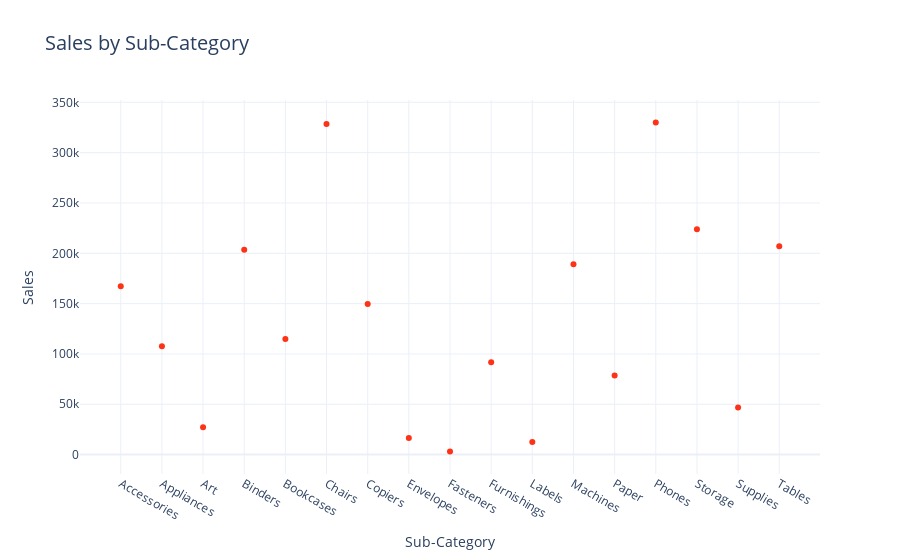

Notebook source saved alongside this figure:
### Code cell
#Via a Scatter Plot
fig = px.scatter(subcategory_sales, x="Sub-Category", y="Sales", title="Sales by Sub-Category", 
                 color_discrete_sequence=px.colors.qualitative.Light24)
fig.update_layout(xaxis_title="Sub-Category", yaxis_title="Sales", title_font=dict(size=20))
fig.show()

### Figure 1 — Plotly figure (JSON) as saved in the notebook; plotly's stock layout.template omitted (floating-point values rounded to 4 significant figures)
{"data": [{"hovertemplate": "Sub-Category=%{x}<br>Sales=%{y}<extra></extra>", "legendgroup": "", "marker": {"color": "#FD3216", "symbol": "circle"}, "mode": "markers", "name": "", "orientation": "v", "showlegend": false, "type": "scatter", "x": ["Accessories", "Appliances", "Art", "Binders", "Bookcases", "Chairs", "Copiers", "Envelopes", "Fasteners", "Furnishings", "Labels", "Machines", "Paper", "Phones", "Storage", "Supplies", "Tables"], "xaxis": "x", "y": [167400.0, 107500.0, 27120.0, 203400.0, 114900.0, 328400.0, 149500.0, 16480.0, 3024.0, 91710.0, 12490.0, 189200.0, 78480.0, 330000.0, 223800.0, 46670.0, 207000.0], "yaxis": "y"}], "layout": {"legend": {"tracegroupgap": 0}, "title": {"font": {"size": 20}, "text": "Sales by Sub-Category"}, "xaxis": {"anchor": "y", "domain": [0, 1], "title": {"text": "Sub-Category"}}, "yaxis": {"anchor": "x", "domain": [0, 1], "title": {"text": "Sales"}}}}
